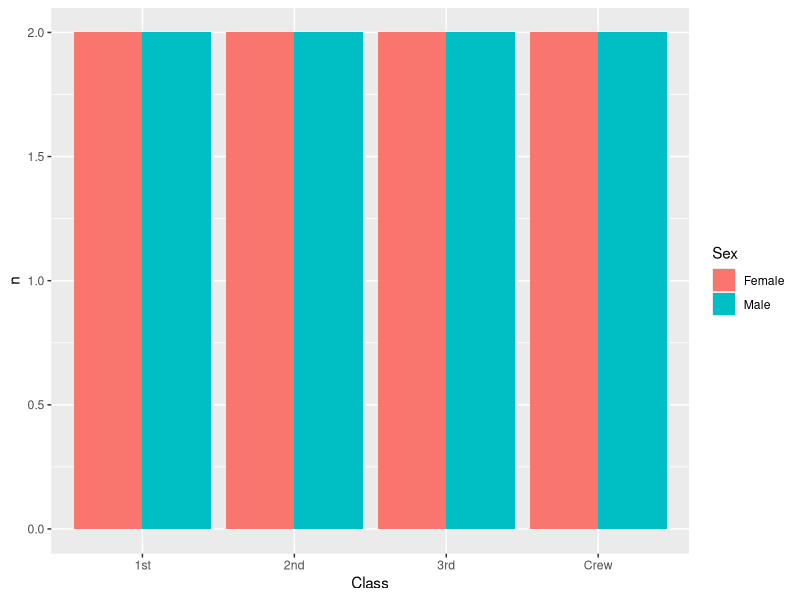
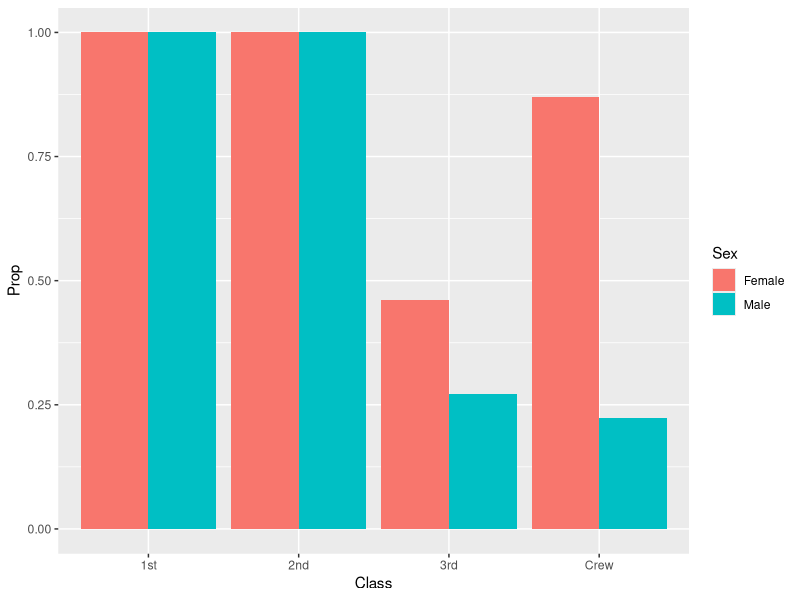
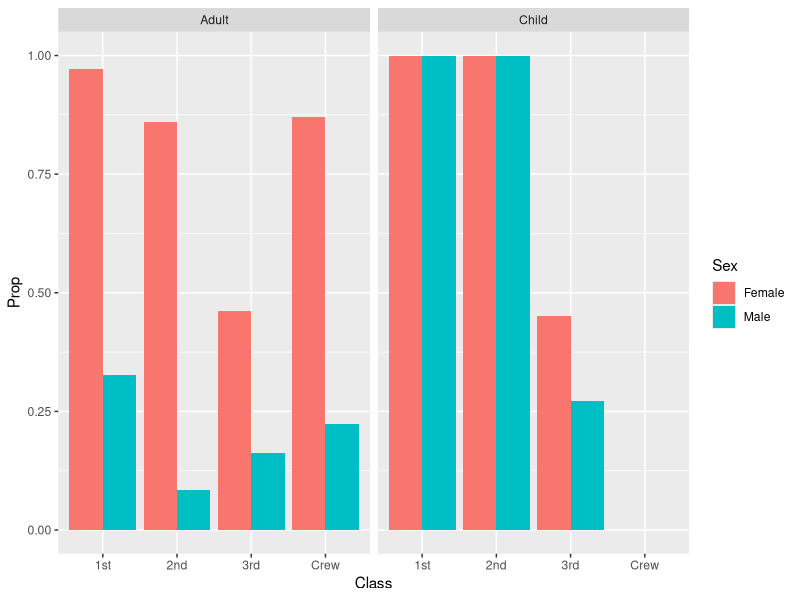

R code for these plots, in order:
## ---- chunk 1
library(tidyverse)

df_titanic <- as_tibble(Titanic)
## ---- chunk 2
glimpse(df_titanic)
## ---- chunk 3
## NOTE: No need to edit! We'll cover how to
## do this calculation in a later exercise.
df_titanic %>% summarize(total = sum(n))
## ---- chunk 4

df_titanic %>%
  filter(Survived == "Yes") %>%
  count(Sex, Class) %>%
  
  ggplot() + 
  geom_col(mapping = aes(x = Class, y = n, fill = Sex), position = "dodge")

## ---- chunk 5
## NOTE: No need to edit! We'll cover how to
## do this calculation in a later exercise.
df_prop <-
  df_titanic %>%
  group_by(Class, Sex, Age) %>%
  mutate(
    Total = sum(n),
    Prop = n / Total
  ) %>%
  ungroup()
df_prop
## ---- chunk 6
df_prop %>%
  filter(Survived == "Yes") %>%

  ggplot() + 
  geom_col(mapping = aes(x = Class, y = Prop, fill = Sex), position = "dodge")
## ---- chunk 7
df_prop %>%
  filter(Survived == "Yes") %>%

  ggplot() + 
  geom_col(mapping = aes(x = Class, y = Prop, fill = Sex), position = "dodge") +
  facet_wrap(~ Age)
